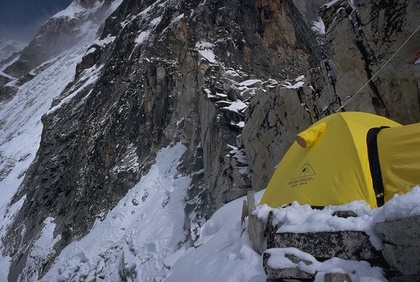
%> input picture HW0/tent.jpg, 420 x 282 px, shrunk from 728 x 489 before the run
$ octave --eval "result = hw0('tent.jpg');"   (GNU Octave 9; MATLAB toolbox functions it lacks are replaced by stand-ins)
%> lines starting %> are read from the running program, lines starting %| are printed output that depends on the picture
function [num_questions] = hw0(infile)
%> called with infile = 'tent.jpg'
% Reads an image, then asks a series of questions
image = imread(infile);
%> image is the input picture: size 282x420x3 uint8; mean R, G, B 86.8, 87.9, 89.3
figure(1);
imshow(image);
[num_rows, num_cols, num_channels] = size(image);
%> num_rows = 282; num_cols = 420; num_channels = 3

red_min = min(min(image(:, :, 1)));
%> red_min = 0
red_max = max(max(image(:, :, 1)));
%> red_max = 251
green_min = min(min(image(:, :, 2)));
%> green_min = 0
green_max = max(max(image(:, :, 2)));
%> green_max = 249
blue_min = min(min(image(:, :, 2)));
%> blue_min = 0
blue_max = max(max(image(:, :, 2)));
%> blue_max = 249

red_channel = image(:, :, 1);
green_channel = image(:, :, 2);
blue_channel = image(:, :, 3);
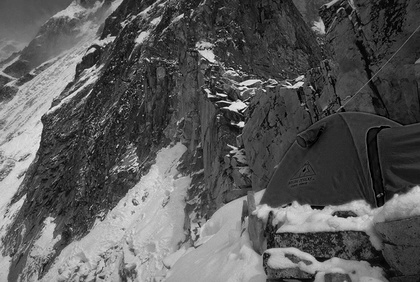
%> blue_channel: size 282x420 uint8; min 0, max 250, mean 89.3

image_crazy = zeros(size(image), 'uint8');
image_crazy(:, :, 1) = green_channel;
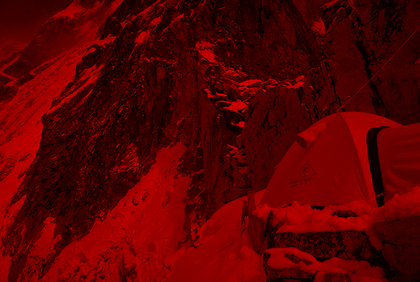
%> image_crazy: size 282x420x3 uint8; mean R, G, B 87.9, 0, 0
image_crazy(:, :, 2) = blue_channel;
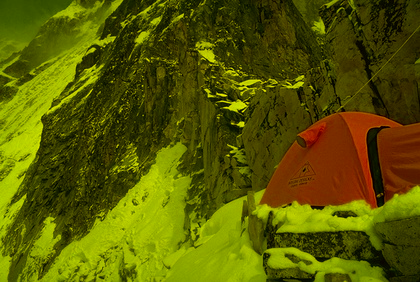
%> image_crazy: size 282x420x3 uint8; mean R, G, B 87.9, 89.3, 0
image_crazy(:, :, 3) = red_channel;
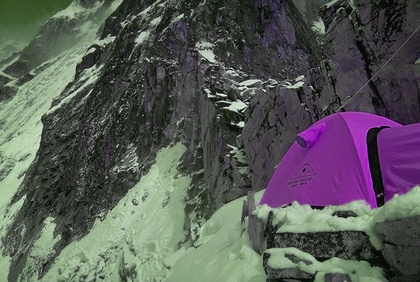
%> image_crazy: size 282x420x3 uint8; mean R, G, B 87.9, 89.3, 86.8
figure(2);
imshow(image_crazy);

image_scaled = double(rgb2gray(image)) / 255.0;
image_hw = size(image_scaled);
%> image_hw = [282 420]
for i = 1:image_hw(1)
    for j = 1:image_hw(2)
        if mod(i, 5) == 0 && mod(j, 5) == 0
            image_scaled(i, j) = 1.0;
        end
    end
end
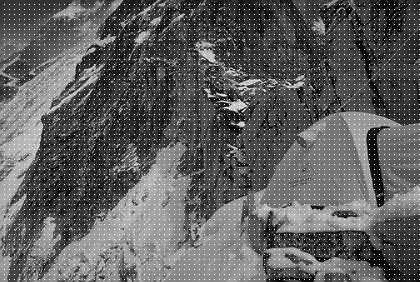
%> image_scaled: size 282x420 double; min 0, max 1, mean 0.37

figure(3);
histogram(image_scaled(:));
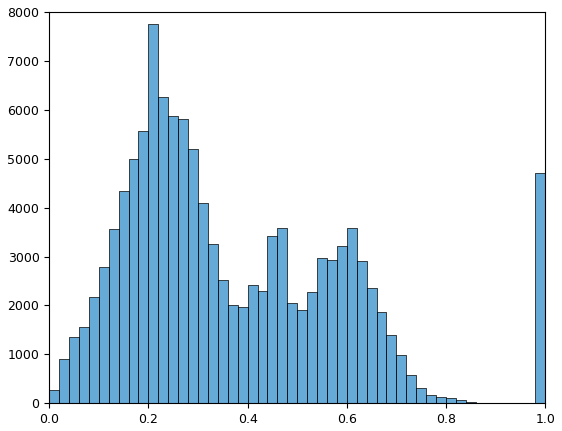
%> figure redrawn from the program's plot data; tallest bar 7749 high, from x = 0.2 to 0.22

figure(4);
X = linspace(-pi, pi);
plot(X, sin(X), 'r');
hold on;
plot(X, cos(X), 'g');
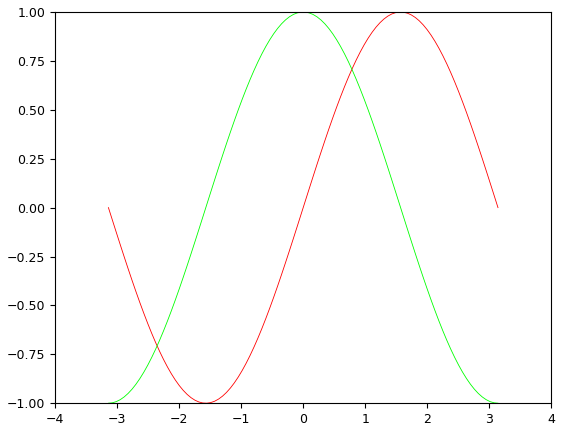
%> figure redrawn from the program's plot data; curve peaks at x = 1.55, y = 1; curve peaks at x = -0.0317, y = 0.999
%> (the run ends here)
